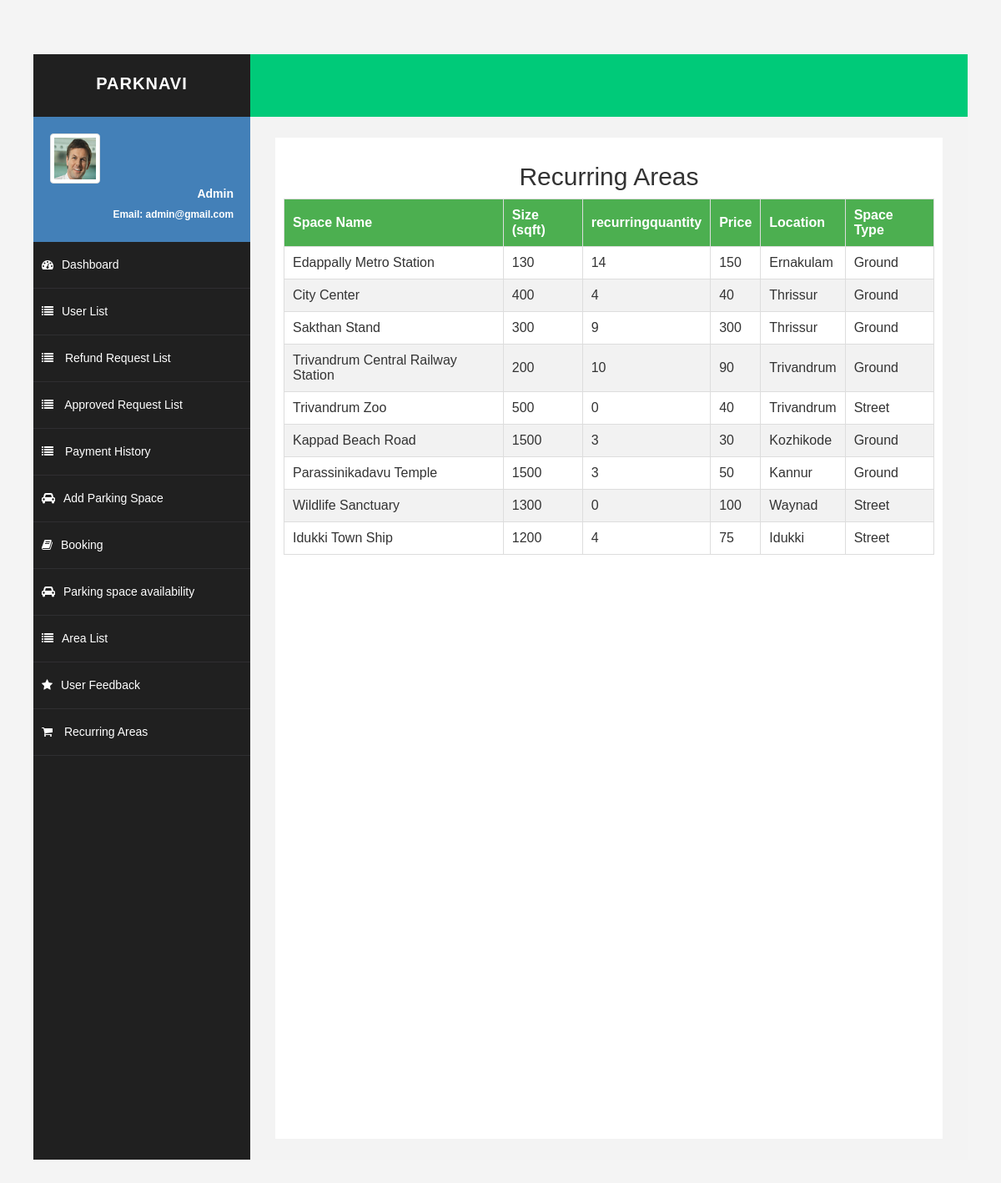
The app's page /recur_list/ with its own data.
### carapp/models.py (models this page shows, shortened)
class Add_areas(models.Model):
    space_name = models.CharField(max_length=100)
    size = models.IntegerField()
    availability = models.CharField(max_length=100)
    price = models.IntegerField()
    location = models.CharField(max_length=100)
    space_type = models.CharField(max_length=100)
    feature = models.CharField(max_length=100)
    operating_hours = models.CharField(max_length=100)
    contact_information = models.CharField(max_length=15)  # Changed to CharField to allow for phone formatting
    image = models.ImageField(upload_to='parking_images/', blank=True, null=True)
    slot_quantity = models.IntegerField()
    place = models.CharField(max_length=100)
    qr_code = models.ImageField(upload_to='qr_codes/', blank=True, null=True)
    rentperday = models.IntegerField(null=True,blank=True)
    recurringquantity = models.IntegerField(null=True,blank=True)
    total_slot= models.IntegerField(null=True,blank=True)

### carapp/views.py (the view)
# urls.py: path('recur_list/', views.recur_list, name='recur_list'),
def recur_list(request):
    recurring_areas = Add_areas.objects.all()  # Fetch all areas
    return render(request, 'recur_list.html', {'recurring_areas': recurring_areas})

### carapp/templates/recur_list.html (shortened to what this page needs)
{% extends 'admin_home.html' %}
{% block content %}
<!DOCTYPE html>
<html lang="en">
<head>
</head>
<body>
    <h2>Recurring Areas</h2>
    <table>
        <thead>
            <tr>
                <th>Space Name</th>
                <th>Size (sqft)</th>
                <th>recurringquantity</th>
                <th>Price</th>
                <th>Location</th>
                <th>Space Type</th>
            </tr>
        </thead>
        <tbody>
            {% for area in recurring_areas %}
            <tr>
                <td>{{ area.space_name }}</td>
                <td>{{ area.size }}</td>
                <td>{{ area.recurringquantity }}</td>
                <td>{{ area.price }}</td>
                <td>{{ area.location }}</td>
                <td>{{ area.space_type }}</td>
            </tr>
            {% endfor %}
        </tbody>
    </table>
</body>
</html>
{% endblock %}

### carapp/static/asset/css/basic.css (style rules this page uses)
body { font-family: 'Open Sans', sans-serif; line-height:25px; }

### carapp/templates/recur_list.html (style rules this page uses)
body { font-family: Arial, sans-serif; margin: 20px; padding: 20px; background-color: #f4f4f4; }
h2 { text-align: center; }
table { width: 100%; border-collapse: collapse; background-color: white; }
th, td { border: 1px solid #ddd; padding: 10px; text-align: left; }
th { background-color: #4CAF50; color: white; }
tr:nth-child(even) { background-color: #f2f2f2; }

### records on screen
Add_areas: space_name "Edappally Metro Station", size "130", recurringquantity "14", price "150", location "Ernakulam", space_type "Ground"
Add_areas: space_name "City Center", size "400", recurringquantity "4", price "40", location "Thrissur", space_type "Ground"
Add_areas: space_name "Sakthan Stand", size "300", recurringquantity "9", price "300", location "Thrissur", space_type "Ground"
Add_areas: space_name "Trivandrum Central Railway Station", size "200", recurringquantity "10", price "90", location "Trivandrum", space_type "Ground"
Add_areas: space_name "Trivandrum Zoo", size "500", recurringquantity "0", price "40", location "Trivandrum", space_type "Street"
Add_areas: space_name "Kappad Beach Road", size "1500", recurringquantity "3", price "30", location "Kozhikode", space_type "Ground"
Add_areas: space_name "Parassinikadavu Temple", size "1500", recurringquantity "3", price "50", location "Kannur", space_type "Ground"
Add_areas: space_name "Wildlife Sanctuary", size "1300", recurringquantity "0", price "100", location "Waynad", space_type "Street"
Add_areas: space_name "Idukki Town Ship", size "1200", recurringquantity "4", price "75", location "Idukki", space_type "Street"
